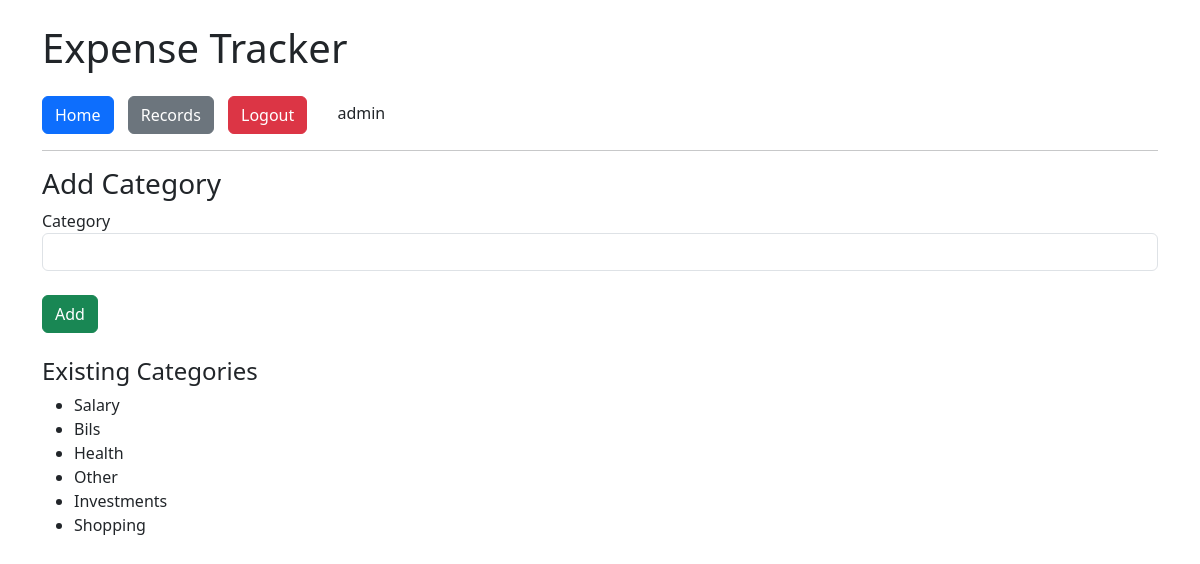
The app's page /categories/ (signed in), older data.
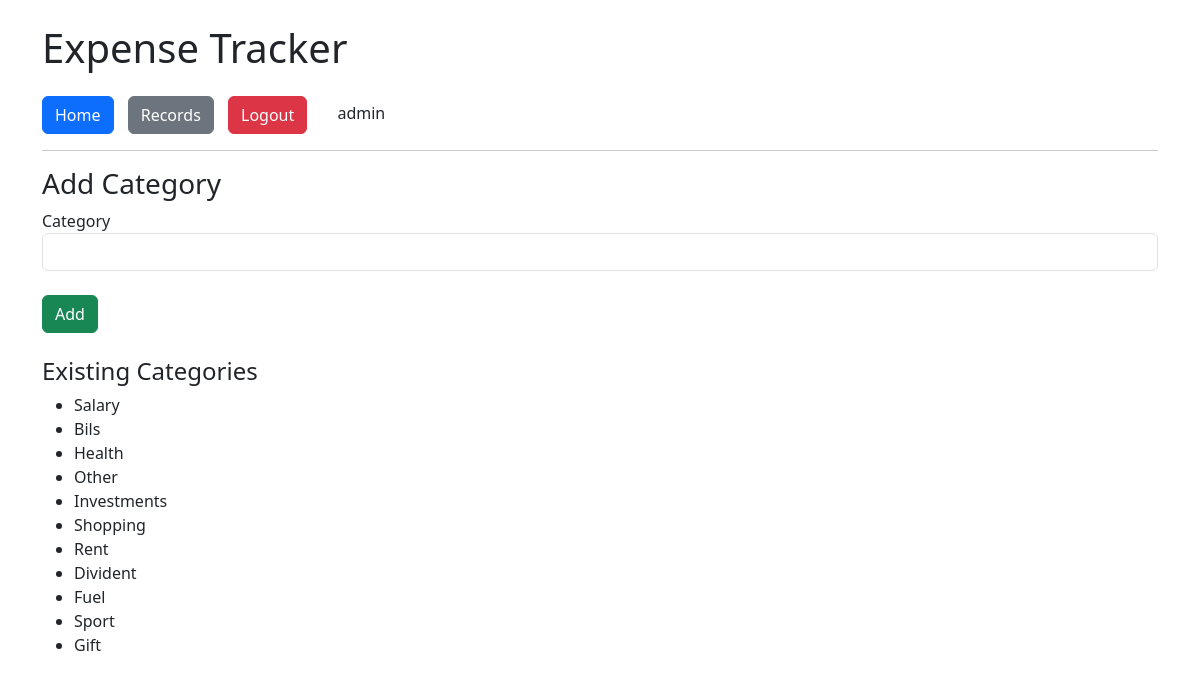
The same page, newer data.
### models/models.py (models this page shows, shortened)
class Category(db.Model):
    id = db.Column(db.Integer, primary_key=True)
    name = db.Column(db.String(50), nullable=False)
    user_id = db.Column(db.Integer, db.ForeignKey("user.id"), nullable=False)

### routes/categories.py (the view, shortened to what this page needs)
@categories_bp.route("/", methods=["GET", "POST"])
@login_required
def add_category():
    categories = Category.query.filter_by(user_id=current_user.id).all()
    return render_template("add_category.html", categories=categories)

### app.py (called while the page is built)
def create_app():
    app = Flask(__name__)
    app_env = os.environ.get("APP_ENV", "development").lower()
    if app_env == "production":
        app.config.from_object(ProdConfig)
    else:
        app.config.from_object(DevConfig)
    db.init_app(app)
    from routes.auth import auth_bp
    from routes.home import home_bp
    from routes.records import records_bp
    from routes.categories import categories_bp
    app.register_blueprint(auth_bp)
    app.register_blueprint(home_bp)
    app.register_blueprint(records_bp)
    app.register_blueprint(categories_bp)
    login_manager = LoginManager()
    login_manager.init_app(app)
    login_manager.login_view = "auth.login"
    @login_manager.user_loader
    def load_user(user_id):
        return User.query.get(int(user_id))
    return app

### templates/add_category.html
{% extends "base.html" %}
{% block content %}
<h3>Add Category</h3>
<form method="POST">
  <label>Category</label>
  <input type="text" name="category" class="form-control" required>
  <br>
  <button type="submit" class="btn btn-success">Add</button>
</form>
<h4 class="mt-4">Existing Categories</h4>
<ul>
  {% for cat in categories %}
    <li>{{ cat.name }}</li>
  {% endfor %}
</ul>
{% endblock %}

Row changes from the older to the newer data that the page shows:
added Category: name "Rent"
added Category: name "Divident"
added Category: name "Fuel"
added Category: name "Sport"
added Category: name "Gift"
